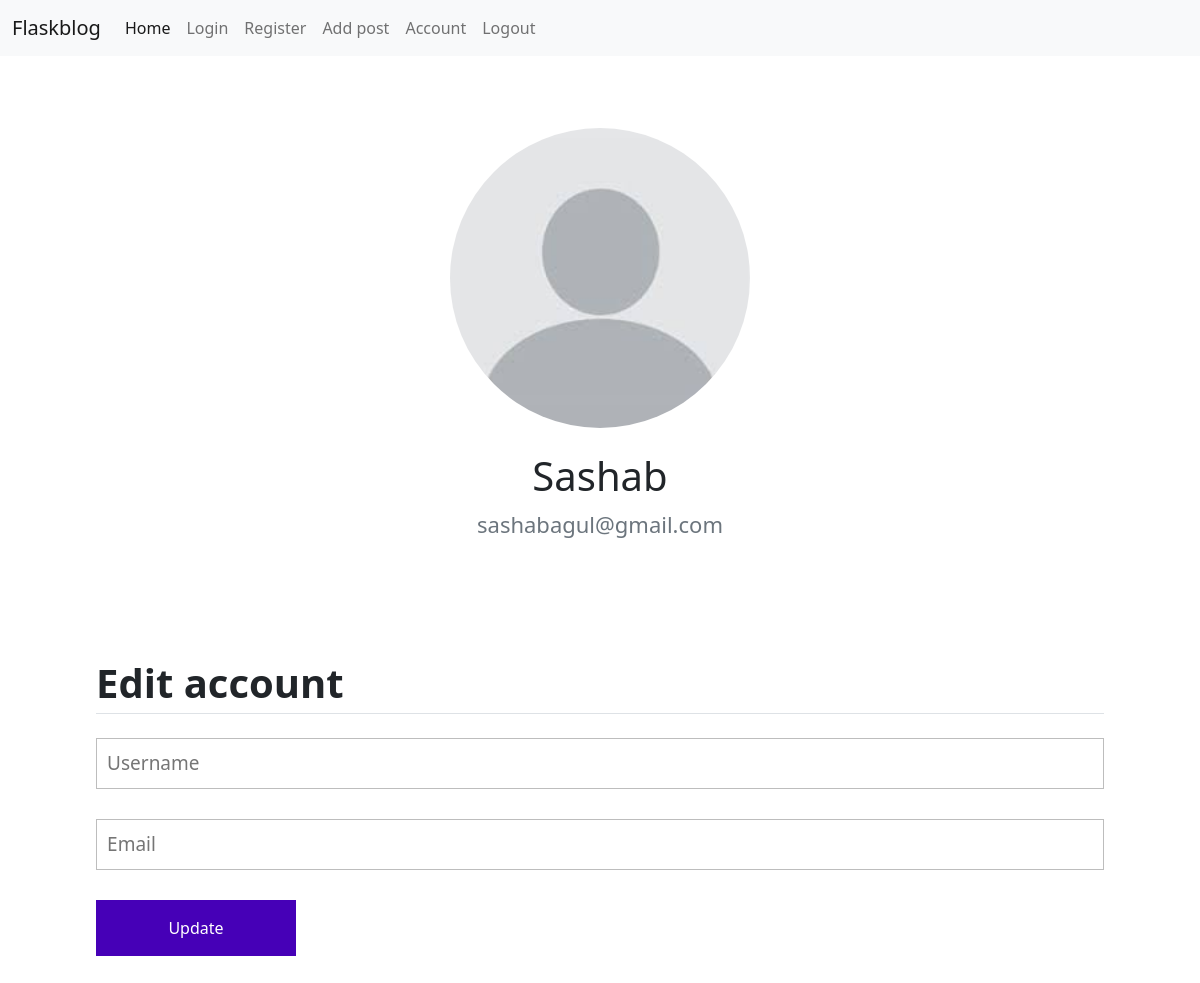
Page /account (signed in) on the committed database.
### flaskblog/models.py (models this page shows)
class User(db.Model):
    id = db.Column(db.Integer, primary_key=True)
    username = db.Column(db.String(20), unique=True, nullable=False)
    email = db.Column(db.String(120), unique=True, nullable=False)
    image_file = db.Column(db.String(100), default='default.jpg')
    password = db.Column(db.String(100000), nullable=False)

### flaskblog/urls.py (the view, shortened to what this page needs)
@app.route('/account', methods=["GET", "POST"])
def account():
    if "logged_in" in session:
        lg = session["logged_in"]
        form=EditAccount()
        user = load_user(session["user_id"])
        return render_template("account.html", user=user, form=form, lg=lg)
    else:
        flash("You need  to login to access this page!", "info")
        return redirect(url_for("login"))

### flaskblog/forms.py
class EditAccount(FlaskForm):
    username = StringField('Username')
    email = StringField('Email')
    submit = SubmitField('Update')

### flaskblog/urls.py (called while the page is built)
def load_user(id):
    user = User.query.filter_by(id=id).first()
    return user

### flaskblog/templates/account.html (shortened to what this page needs)
<!DOCTYPE html>
<html lang="en">
<head>
    <link rel="stylesheet" href="{{ url_for('static', filename='custom.css' )}}">
    <link rel="stylesheet" href="{{ url_for('static', filename='index.css' )}}">
    <link href="https://cdn.jsdelivr.net/npm/bootstrap@5.1.3/dist/css/bootstrap.min.css" rel="stylesheet">
</head>
<body>
    <nav class="navbar navbar-expand-lg navbar-light bg-light navbar-light">
        <div class="container-fluid">
          <a class="navbar-brand" href="#">Flaskblog</a>
          <div class="collapse navbar-collapse" id="navbarNav">
            <ul class="navbar-nav">
              <li class="nav-item">
                <a class="nav-link active" aria-current="page" href="{{ url_for('index')}}">Home</a>
              </li>
              <li class="nav-item">
                <a class="nav-link" href="{{ url_for('login') }}">Login</a>
              </li>
              <li class="nav-item">
                <a class="nav-link" href="{{ url_for('register')}}">Register</a>
              </li>
              {% if lg == "True" %}
              <li class="nav-item">
                <a class="nav-link" href="{{ url_for('addPost')}}">Add post</a>
              </li>
              <li class="nav-item">
                <a class="nav-link" href="{{ url_for('account')}}">Account</a>
              </li>
              <li class="nav-item">
                <a class="nav-link" href="/logout">Logout</a>
              </li>
              {%else%}
              <li class="nav-item">
                <a class="nav-link disabled">Add post</a>
              </li>
              {% endif %}
            </ul>
          </div>
        </div>
      </nav>
      <br>
      <br>
      <br>
  <div class="d-flex flex-column justify-content-center align-items-center">
    <img style="width: 300px;" class="rounded-full" src="{{ url_for('static', filename=user.image_file) }}" alt="">
    <br>
    <h1>{{ user.username }}</h1>
    <p class="text-muted text-md">{{user.email}}</p>
  </div>
      <div class="df-form">
        <form method="POST" action="">
            <fieldset class="df-form m-8">
                <df-title class="border-bottom mb-4 text-bold">Edit account</df-title>
                {% if form.username.errors %}
                    {{ form.username(class="df-textinput invalid") }}
                        {% for error in form.username.errors %}
                            <span class="error-text text-md mb-3 mt-3">{{ error }}</span>
                        {% endfor %}
                {% else %}
                        {{ form.username(class="df-textinput", placeholder="Username") }}
                {% endif %}
                {% if form.email.errors %}
                    {{ form.email(class="df-textinput invalid") }}
                    {% for error in form.email.errors %}
                        <span class="error-text text-md mb-3 mt-3">{{ error }}</span>
                    {% endfor %}
                {% else %}
                        {{ form.email(class="df-textinput", placeholder="Email") }}
                {% endif %}
                {{ form.submit(class="df-button button-purple p-3") }}
                <br>
                <br>
            </fieldset>
            <br>
        </form>
    </div>
</body>
</html>

### flaskblog/static/custom.css (style rules this page uses)
.rounded-full { border-radius:100%; }

### flaskblog/static/index.css (style rules this page uses)
body { margin: 0; padding: 0; }
.df-form { display: flex; flex-direction: column; }
df-title { font-size:40px; margin-bottom: 3%; border-bottom: 1px solid rgba(0, 0, 0, 0.156); }
.df-textinput { font-size:19px; padding: 1%; margin-bottom: 3%; outline: none; border: 1px solid rgba(0, 0, 0, 0.26); border-radius: 0px; }
.df-button { width: 200px; cursor: pointer; }
.button-purple { background-color: rgb(70, 0, 183) !important; color: white !important; border: none; }
.text-bold { font-weight: bold; }
.text-md { font-size: 22px; }
.m-8 { margin: 8%; }

### rows in the picture
User: image_file (placeholder picture), username "Sashab", email "sashabagul@gmail.com"
